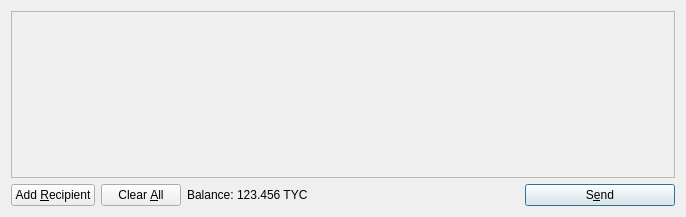
<?xml version="1.0" encoding="UTF-8"?>
<ui version="4.0">
 <class>SendCoinsDialog</class>
 <widget class="QDialog" name="SendCoinsDialog">
  <property name="geometry">
   <rect>
    <x>0</x>
    <y>0</y>
    <width>686</width>
    <height>217</height>
   </rect>
  </property>
  <property name="windowTitle">
   <string>Send Coins</string>
  </property>
  <layout class="QVBoxLayout" name="verticalLayout">
   <item>
    <widget class="QScrollArea" name="scrollArea">
     <property name="widgetResizable">
      <bool>true</bool>
     </property>
     <widget class="QWidget" name="scrollAreaWidgetContents">
      <property name="geometry">
       <rect>
        <x>0</x>
        <y>0</y>
        <width>666</width>
        <height>165</height>
       </rect>
      </property>
      <layout class="QVBoxLayout" name="verticalLayout_2">
       <property name="margin">
        <number>0</number>
       </property>
       <item>
        <layout class="QVBoxLayout" name="entries">
         <property name="spacing">
          <number>6</number>
         </property>
        </layout>
       </item>
       <item>
        <spacer name="verticalSpacer">
         <property name="orientation">
          <enum>Qt::Vertical</enum>
         </property>
         <property name="sizeHint" stdset="0">
          <size>
           <width>20</width>
           <height>40</height>
          </size>
         </property>
        </spacer>
       </item>
      </layout>
     </widget>
    </widget>
   </item>
   <item>
    <layout class="QHBoxLayout" name="horizontalLayout">
     <item>
      <widget class="QPushButton" name="addButton">
       <property name="toolTip">
        <string>Send to multiple recipients at once</string>
       </property>
       <property name="text">
        <string>Add &amp;Recipient</string>
       </property>
       <property name="icon">
        <iconset resource="../bitcoin.qrc">
         <normaloff>:/icons/add</normaloff>:/icons/add</iconset>
       </property>
       <property name="autoDefault">
        <bool>false</bool>
       </property>
      </widget>
     </item>
     <item>
      <widget class="QPushButton" name="clearButton">
       <property name="sizePolicy">
        <sizepolicy hsizetype="Minimum" vsizetype="Fixed">
         <horstretch>0</horstretch>
         <verstretch>0</verstretch>
        </sizepolicy>
       </property>
       <property name="toolTip">
        <string>Remove all transaction fields</string>
       </property>
       <property name="text">
        <string>Clear &amp;All</string>
       </property>
       <property name="icon">
        <iconset resource="../bitcoin.qrc">
         <normaloff>:/icons/remove</normaloff>:/icons/remove</iconset>
       </property>
       <property name="autoRepeatDelay">
        <number>300</number>
       </property>
       <property name="autoDefault">
        <bool>false</bool>
       </property>
      </widget>
     </item>
     <item>
      <layout class="QHBoxLayout" name="horizontalLayout_2">
       <property name="spacing">
        <number>3</number>
       </property>
       <item>
        <widget class="QLabel" name="label">
         <property name="text">
          <string>Balance:</string>
         </property>
        </widget>
       </item>
       <item>
        <widget class="QLabel" name="labelBalance">
         <property name="cursor">
          <cursorShape>IBeamCursor</cursorShape>
         </property>
         <property name="text">
          <string>123.456 TYC</string>
         </property>
         <property name="textInteractionFlags">
          <set>Qt::LinksAccessibleByMouse|Qt::TextSelectableByKeyboard|Qt::TextSelectableByMouse</set>
         </property>
        </widget>
       </item>
      </layout>
     </item>
     <item>
      <spacer name="horizontalSpacer">
       <property name="orientation">
        <enum>Qt::Horizontal</enum>
       </property>
       <property name="sizeHint" stdset="0">
        <size>
         <width>40</width>
         <height>20</height>
        </size>
       </property>
      </spacer>
     </item>
     <item>
      <widget class="QPushButton" name="sendButton">
       <property name="minimumSize">
        <size>
         <width>150</width>
         <height>0</height>
        </size>
       </property>
       <property name="toolTip">
        <string>Confirm the send action</string>
       </property>
       <property name="text">
        <string>S&amp;end</string>
       </property>
       <property name="icon">
        <iconset resource="../bitcoin.qrc">
         <normaloff>:/icons/send</normaloff>:/icons/send</iconset>
       </property>
       <property name="default">
        <bool>true</bool>
       </property>
      </widget>
     </item>
    </layout>
   </item>
  </layout>
 </widget>
 <resources>
  <include location="../bitcoin.qrc"/>
 </resources>
 <connections/>
</ui>
